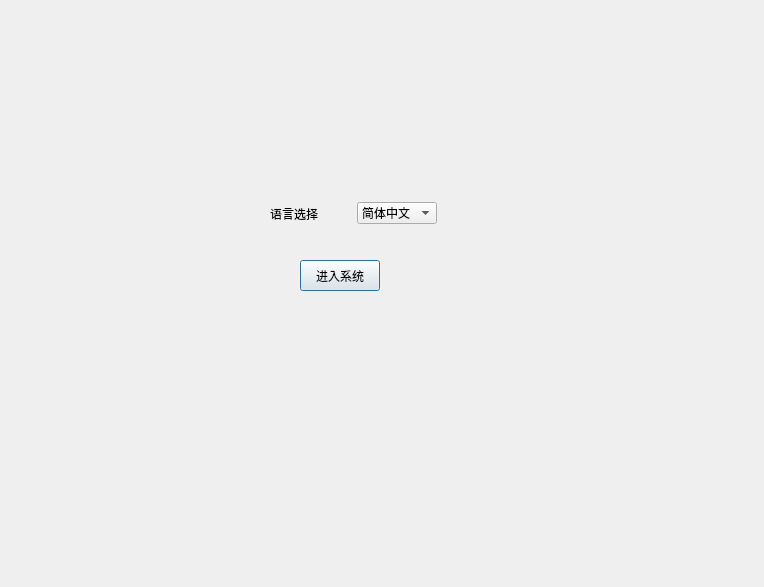
<?xml version="1.0" encoding="UTF-8"?>
<ui version="4.0">
 <class>OBNWelcomeModel</class>
 <widget class="QDialog" name="OBNWelcomeModel">
  <property name="geometry">
   <rect>
    <x>0</x>
    <y>0</y>
    <width>764</width>
    <height>587</height>
   </rect>
  </property>
  <property name="windowTitle">
   <string>Dialog</string>
  </property>
  <property name="styleSheet">
   <string notr="true"/>
  </property>
  <widget class="QPushButton" name="buttonEnterTheSystem">
   <property name="geometry">
    <rect>
     <x>300</x>
     <y>260</y>
     <width>80</width>
     <height>31</height>
    </rect>
   </property>
   <property name="maximumSize">
    <size>
     <width>120</width>
     <height>16777215</height>
    </size>
   </property>
   <property name="text">
    <string>进入系统</string>
   </property>
  </widget>
  <widget class="QWidget" name="layoutWidget">
   <property name="geometry">
    <rect>
     <x>270</x>
     <y>200</y>
     <width>167</width>
     <height>27</height>
    </rect>
   </property>
   <layout class="QHBoxLayout" name="horizontalLayout">
    <item>
     <widget class="QLabel" name="label">
      <property name="text">
       <string>语言选择 </string>
      </property>
     </widget>
    </item>
    <item>
     <widget class="QComboBox" name="comboBox">
      <property name="maximumSize">
       <size>
        <width>120</width>
        <height>16777215</height>
       </size>
      </property>
      <item>
       <property name="text">
        <string>简体中文</string>
       </property>
      </item>
      <item>
       <property name="text">
        <string>English</string>
       </property>
      </item>
     </widget>
    </item>
   </layout>
  </widget>
 </widget>
 <resources/>
 <connections/>
</ui>
